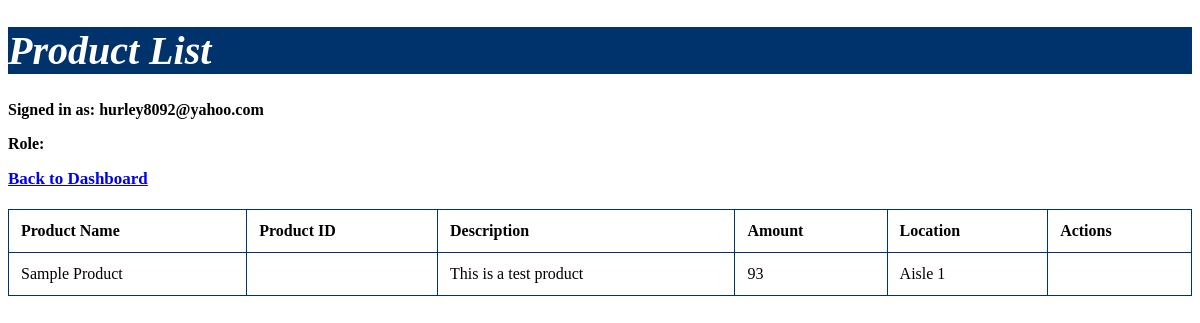
The page /view_products/ (signed in) on the database its author committed.
### inventory/models.py (models this page shows, shortened)
class Product(models.Model):
    name = models.CharField(max_length=100)
    product_id = models.CharField(max_length=50, unique=True)
    description = models.TextField()
    amount = models.PositiveIntegerField()
    location = models.CharField(max_length=100)

### inventory/views.py (the view)
# urls.py: path('view_products/', views.view_products, name='view_products'),
@login_required
def view_products(request):
    username = request.user.username
    role = 'Manager' if is_manager(request.user) else 'Employee'
    is_manager_user = request.user.groups.filter(name='manager').exists()
    products = Product.objects.all()
    return render(request, 'inventory/view_products.html', {
        'products': products,
        'username': username,
        'role': role,
        'is_manager': is_manager_user
    })

### inventory/context_processors.py (called while the page is built)
def user_role(request):
    role = None
    if request.user.is_authenticated:
        if request.user.groups.filter(name='manager').exists():
            role = 'Manager'
        elif request.user.groups.filter(name='employee').exists():
            role = 'Employee'
    return {
        'username': request.user.username if request.user.is_authenticated else None,
        'role': role
    }

### inventory/views.py (called while the page is built)
def is_manager(user):
    return user.groups.filter(name='manager').exists()

### inventory/templates/inventory/view_products.html (shortened to what this page needs)
<!DOCTYPE html>
<html lang="en">
<head>
</head>
<body>
    <h1>Product List</h1>
    {% if user.is_authenticated %}
    <div class="user-info">
        <p><strong>Signed in as: {{ user.username }}</strong></p>
        <p><strong>Role: {{ user.groups.first.name }}</strong></p>
    </div>
    {% endif %}
    <a href="{% url 'dashboard' %}">Back to Dashboard</a>
    <table>
        <thead>
            <tr>
                <th>Product Name</th>
                <th>Product ID</th>
                <th>Description</th>
                <th>Amount</th>
                <th>Location</th>
                <th>Actions</th>
            </tr>
        </thead>
        <tbody>
            {% for product in products %}
            <tr>
                <td>{{ product.name }}</td>
                <td>{{ product.product_id }}</td>
                <td>{{ product.description }}</td>
                <td>{{ product.amount }}</td>
                <td>{{ product.location }}</td>
                <td>
                </td>
            </tr>
            {% empty %}
            <tr>
                <td colspan="6">No products available.</td>
            </tr>
            {% endfor %}
        </tbody>
    </table>
</body>
</html>

### inventory/templates/inventory/view_products.html (style rules this page uses)
h1 { color: white; background-color: #00336c; font-size: 40px; font-style: italic; font-family: Arial Black; }
a { font-size: 17px; font-weight: bold; }
table { width: 100%; border-collapse: collapse; margin-top: 20px; }
table, th, td { border: 1px solid #00336c; }
th, td { padding: 12px; text-align: left; }
.user-info { font-size: 16px; margin-top: 20px; }

### rows shown on the page
Product: name "Sample Product", description "This is a test product", amount "93", location "Aisle 1"

### other values the page prints
{{ user.username }} "hurley8092@yahoo.com"
